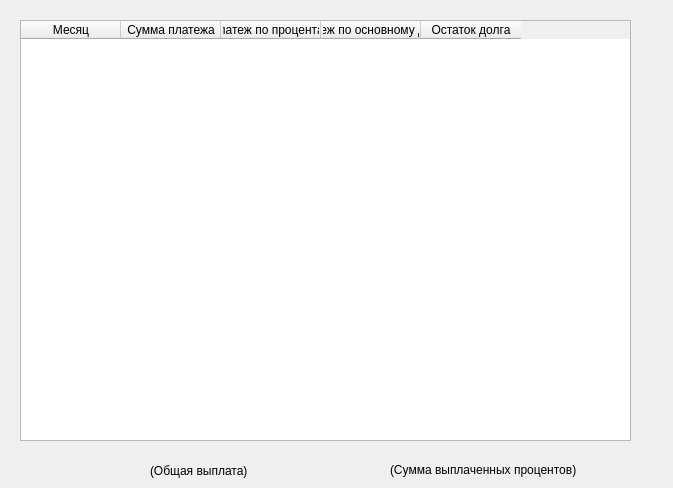
<?xml version="1.0" encoding="UTF-8"?>
<ui version="4.0">
 <class>Result_credit</class>
 <widget class="QWidget" name="Result_credit">
  <property name="geometry">
   <rect>
    <x>0</x>
    <y>0</y>
    <width>673</width>
    <height>488</height>
   </rect>
  </property>
  <property name="windowTitle">
   <string>Form</string>
  </property>
  <property name="styleSheet">
   <string notr="true">font: 15pt &quot;Times New Roman&quot;;</string>
  </property>
  <widget class="QTableWidget" name="tableWidget">
   <property name="geometry">
    <rect>
     <x>20</x>
     <y>20</y>
     <width>611</width>
     <height>421</height>
    </rect>
   </property>
   <column>
    <property name="text">
     <string>Месяц</string>
    </property>
   </column>
   <column>
    <property name="text">
     <string>Сумма платежа</string>
    </property>
   </column>
   <column>
    <property name="text">
     <string>Платеж по процентам</string>
    </property>
   </column>
   <column>
    <property name="text">
     <string>Платеж по основному долгу</string>
    </property>
   </column>
   <column>
    <property name="text">
     <string>Остаток долга</string>
    </property>
   </column>
  </widget>
  <widget class="QLabel" name="label_dolg">
   <property name="geometry">
    <rect>
     <x>110</x>
     <y>440</y>
     <width>191</width>
     <height>20</height>
    </rect>
   </property>
   <property name="styleSheet">
    <string notr="true">QLabel {
    qproperty-alignment: 'AlignCenter';
}</string>
   </property>
   <property name="text">
    <string/>
   </property>
  </widget>
  <widget class="QLabel" name="label_proc">
   <property name="geometry">
    <rect>
     <x>380</x>
     <y>440</y>
     <width>231</width>
     <height>20</height>
    </rect>
   </property>
   <property name="styleSheet">
    <string notr="true">QLabel {
    qproperty-alignment: 'AlignCenter';
}</string>
   </property>
   <property name="text">
    <string/>
   </property>
  </widget>
  <widget class="QLabel" name="label_3">
   <property name="geometry">
    <rect>
     <x>150</x>
     <y>460</y>
     <width>121</width>
     <height>21</height>
    </rect>
   </property>
   <property name="text">
    <string>(Общая выплата)</string>
   </property>
  </widget>
  <widget class="QLabel" name="label_4">
   <property name="geometry">
    <rect>
     <x>390</x>
     <y>460</y>
     <width>221</width>
     <height>20</height>
    </rect>
   </property>
   <property name="text">
    <string>(Сумма выплаченных процентов)</string>
   </property>
  </widget>
 </widget>
 <resources/>
 <connections/>
</ui>
